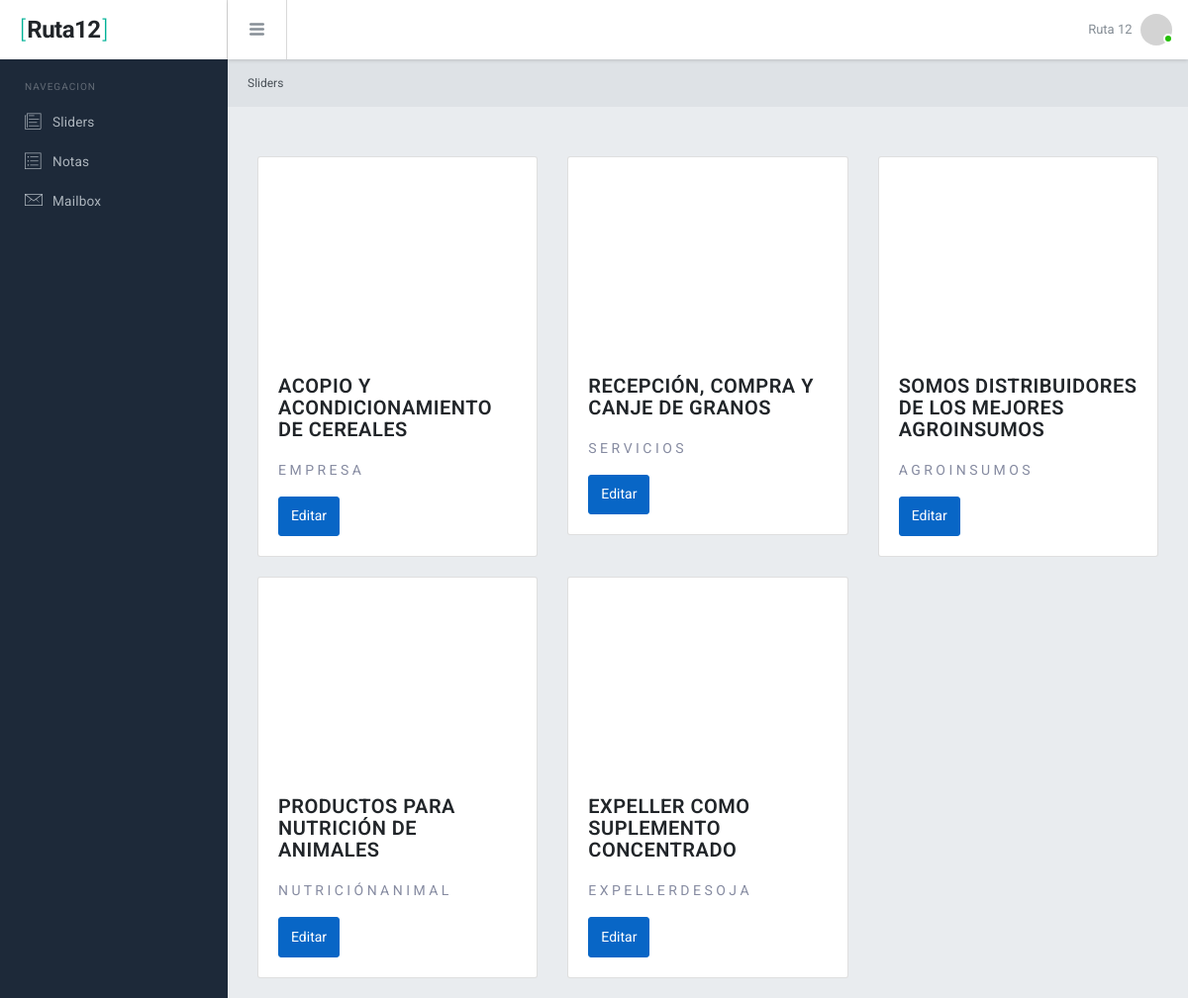
The page /theside/admin/app/sliders.php (signed in) on the database its author committed.
### tables this page shows
CREATE TABLE `sliders` (
  `id` int(11) NOT NULL,
  `title` varchar(300) NOT NULL,
  `introduction` varchar(1000) NOT NULL,
  `link` varchar(1000) NOT NULL,
  `file_path` varchar(300) NOT NULL,
  `subtitle` varchar(300) NOT NULL,
  `position` int(11) NOT NULL
);

### theside/php/repositories/SliderRepository.php (called while the page is built, shortened)
<?php
require_once __DIR__. "/../clases/Slider.php";
require_once __DIR__. "/../repositories/BaseRepository.php";
class SliderRepository extends BaseRepository{
    public function __construct() {
        $this->table = "sliders";
    }
    public function find($id) {
        $slider = $this->baseFind($id);
        $sliderObject = new Slider();
        $sliderObject->setId($slider['id']);
        $sliderObject->setPosition($slider['position']);
        $sliderObject->setTitle($slider['title']);
        $sliderObject->setSubTitle($slider['subtitle']);
        $sliderObject->setIntroduction($slider['introduction']);
        $sliderObject->setLink($slider['link']);
        $sliderObject->setFilePath($slider['file_path']);
        return $sliderObject;
    }
    public function ordenarArray($slidersObjects) {
        function ordSliders($sliderObject1 , $sliderObject2) {
            return ($sliderObject1->getPosition() < $sliderObject2->getPosition()) ? -1 : 1;
        }
        usort($slidersObjects , 'ordSliders');
        return $slidersObjects;
    }
}

### theside/php/repositories/BaseRepository.php (called while the page is built, shortened)
<?php
class BaseRepository {
    protected $table;
    public function findAll($order = NULL) {
        $mysql = new Mysql();
        $mysqli = $mysql->connect();
        if(empty($order))
        $sql = "SELECT id FROM $this->table";
        else $sql = "SELECT id FROM $this->table ORDER BY $order DESC";
        $stmt = $mysqli->prepare($sql);
        $stmt->execute();
        $result = $stmt->get_result();
        $resultObject = [];
        while($resultFetch = $result->fetch_assoc()) {
            $resultObject[] = $this->find($resultFetch['id']);
        }
        return $resultObject;
    }
    public function baseFind($id) {
        $mysql = new Mysql();
        $mysqli = $mysql->connect();
        $sql = "SELECT * FROM $this->table WHERE id = ?";
        $stmt = $mysqli->prepare($sql);
        $stmt->bind_param("i",$id);
        $stmt->execute();
        $result = $stmt->get_result();
        $resultFetch = $result->fetch_assoc();
        return $resultFetch;
    }
}

### theside/php/clases/Slider.php (called while the page is built, shortened)
<?php
class Slider {
    private $id;
    private $position;
    private $title;
    private $introduction;
    private $filePath;
    public function setId($newId) {
        $this->id = $newId;
    }
    public function getId() {
        return $this->id;
    }
    public function setPosition($newPosition) {
        $this->position = $newPosition;
    }
    public function getPosition() {
        return $this->position;
    }
    public function setTitle($newTitle) {
        $this->title = $newTitle;
    }
    public function getTitle() {
        return $this->title;
    }
    public function setIntroduction($newIntroduction) {
        $this->introduction = $newIntroduction;
    }
    public function getIntroduction() {
        return $this->introduction;
    }
    public function setFilePath($filePath) {
        $this->filePath = $filePath;
    }
    public function getFilePath() {
        return $this->filePath;
    }
}

### theside/php/services/FileUploader.php (called while the page is built, shortened)
<?php
class FileUploader {
    public function isImage($path) {
        $mime = mime_content_type($path);
        return strstr($mime , 'image/');
    }
}

### theside/php/services/obtenerHost.php (called while the page is built, shortened)
<?php
function protocolo_web()
{
    $protocol =  "http://";
        return $protocol ;
}
function getHost() {
    return protocolo_web() . $_SERVER["HTTP_HOST"];
}

### theside/admin/app/sliders.php (the view, shortened to what this page needs)
<?php
require_once "./template.php";
require_once __DIR__ . "/../../php/services/FileUploader.php";
require_once __DIR__ . "/../../php/repositories/SliderRepository.php";
$sliderRepository = new SliderRepository();
$sliders = $sliderRepository->findAll();
$sliders = $sliderRepository->ordenarArray($sliders);
$fileUploader = new FileUploader();
?>
    <div class="br-mainpanel">
      <div class="br-pageheader pd-y-15 pd-l-20">
        <nav class="breadcrumb pd-0 mg-0 tx-12">
          <span class="breadcrumb-item active">Sliders</span>
        </nav>
      </div>
      <div class="br-pagebody pd-x-20 pd-sm-x-30 pd-b-20">
        <div class="row">
            <?php
            foreach($sliders as $slider) {
            ?>
            <div class="col-sm-4 grabbable" data-position="<?=$slider->getPosition();?>" data-index="<?=$slider->getId();?>">
                <div class="card" style="margin-top: 20px;">
                <?php
                $filePath = $slider->getFilePath();
                if($fileUploader->isImage("../../" .  $filePath)) {
                ?>
                <img src="<?=getHost() . '/' . $filePath;?>" class="card-img-top" width="200" height="200">
                <?php
                }
                else {
                ?>
                <video class="card-img-top" width="200" height="200" autoplay loop muted>
                <source src="<?=getHost() . '/' . $filePath;?>" autoplay>
                </video>
                <?php
                }
                ?>
                <div class="card-body">
                    <h5 class="card-title"><?=$slider->getTitle();?></h5>
                    <p class="card-text"><?=$slider->getIntroduction();?></p>
                    <a href="slider.php?position=<?=$slider->getPosition();?>" class="btn btn-primary">Editar</a>
                </div>
                </div>
            </div>
            <?php
            }
            ?>
        </div>
      </div>
    </div>
<?php
require_once "./templateFinal.php";
?>

### theside/admin/css/personal.css (style rules this page uses)
.grabbable { cursor: move; cursor: grab; cursor: -moz-grab; cursor: -webkit-grab; }

### rows shown on the page
sliders: title "ACOPIO Y ACONDICIONAMIENTO DE CEREALES", introduction "E M P R E S A"
sliders: title "RECEPCIÓN, COMPRA Y CANJE DE GRANOS", introduction "S E R V I C I O S"
sliders: title "SOMOS DISTRIBUIDORES DE LOS MEJORES AGROINSUMOS", introduction "A G R O I N S U M O S"
sliders: title "PRODUCTOS PARA NUTRICIÓN DE ANIMALES", introduction "N U T R I C I Ó N A N I M A L"
sliders: title "EXPELLER COMO SUPLEMENTO CONCENTRADO", introduction "E X P E L L E R D E S O J A"
